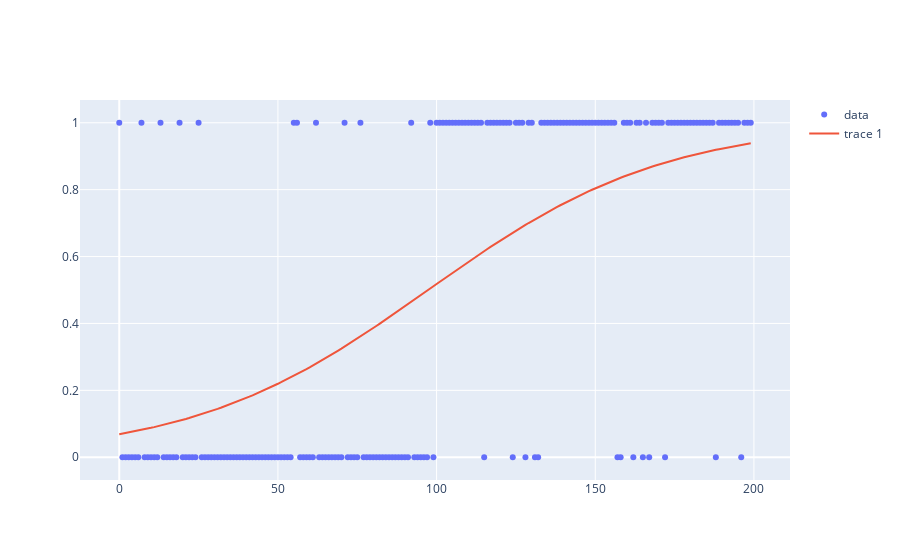

The cell this chart's notebook holds for it:
### Code cell
fig = go.Figure()
fig.add_trace(go.Scatter(x=x[:, 1], y=y, mode="markers", name="data"))
fig.add_trace(
  go.Scatter(
    x=x[:, 1],
    y=logreg.sigmoid(np.dot(coef_estimation, x.T)),
  )
)
fig

### Figure 1 — Plotly figure (JSON) as saved in the notebook; plotly's stock layout.template omitted (floating-point values rounded to 4 significant figures; data arrays with more than 128 entries replaced by an {"elided": "..."} marker saying what was removed)
{"data": [{"mode": "markers", "name": "data", "type": "scatter", "x": {"elided": "200 int values"}, "y": {"elided": "200 int values"}}, {"type": "scatter", "x": {"elided": "200 int values"}, "y": {"elided": "200 float values"}}], "layout": {}}
